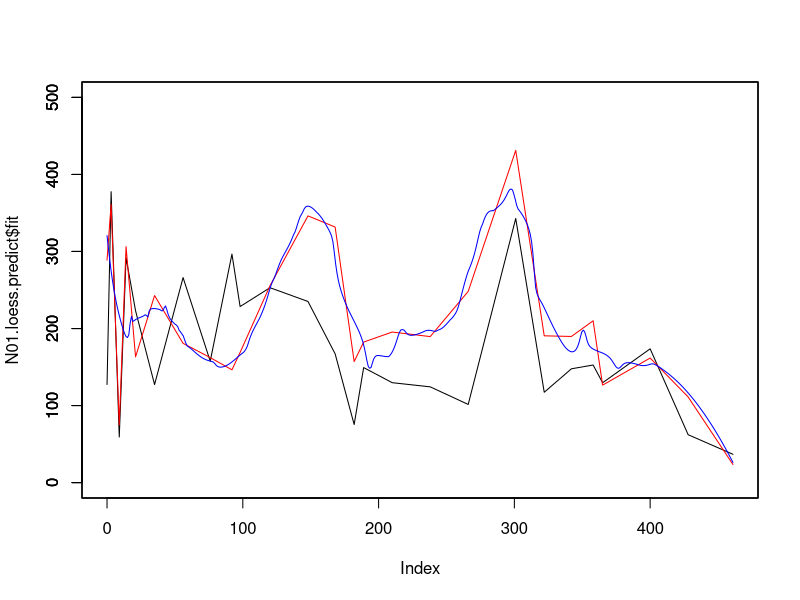
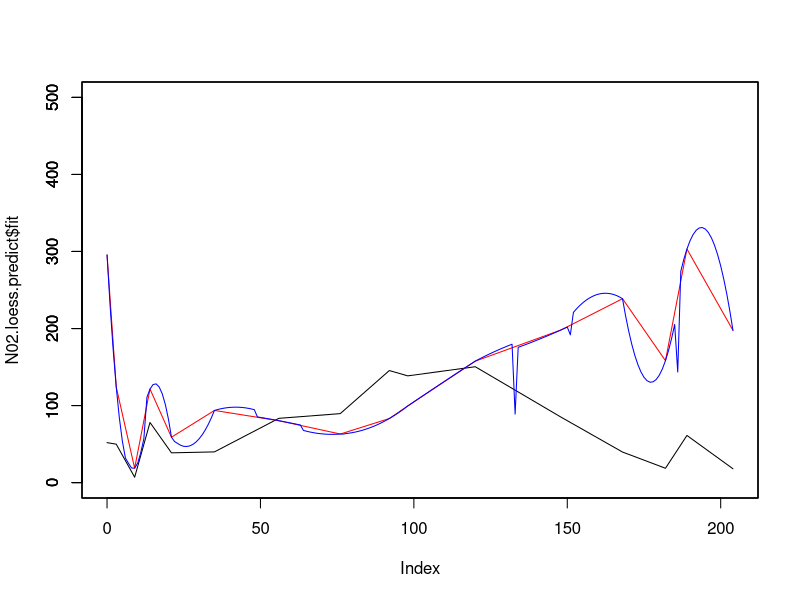

R code for these plots, in order:
setwd("/Users/brittany.rife/Desktop/Cell_Counts")

N01<-read.table("N01_Cell_Counts.txt", header=T, sep='\t')
N02<-read.table("N02_Cell_Counts.txt", header=T, sep='\t')
N03<-read.table("N03_Cell_Counts.txt", header=T, sep='\t')
N04<-read.table("N04_Cell_Counts.txt", header=T, sep='\t')
N05<-read.table("N05_Cell_Counts.txt", header=T, sep='\t')
N09<-read.table("N09_Cell_Counts.txt", header=T, sep='\t')
N10<-read.table("N10_Cell_Counts.txt", header=T, sep='\t')
N12<-read.table("N12_Cell_Counts.txt", header=T, sep='\t')

N01.loess<-loess(B ~ Time, N01, control = loess.control(surface = "direct"), span=0.25)
N01.loess.predict<-predict(N01.loess, data.frame(Time = seq(0, 460, 1)), se = TRUE)

N02.loess<-loess(B ~ Time, N02, control = loess.control(surface = "direct"), span=0.25)
N02.loess.predict<-predict(N02.loess, data.frame(Time = seq(0, 204, 1)), se = TRUE)


plot(N01[,3]~N01[,1], type='l', ylim=c(0,500), ann=F)
par(new=T)
plot(N01.loess, type='l', col='red', xaxt='n', ylim=c(0,500), ann=F)
par(new=T)
plot(N01.loess.predict$fit, type='l', col='blue', xaxt='n', ylim=c(0,500))

plot(N02[,3]~N02[,1], type='l', ylim=c(0,500), ann=F)
par(new=T)
plot(N02.loess, type='l', col='red', xaxt='n', ylim=c(0,500), ann=F)
par(new=T)
plot(N02.loess.predict$fit, type='l', col='blue', xaxt='n', ylim=c(0,500))


